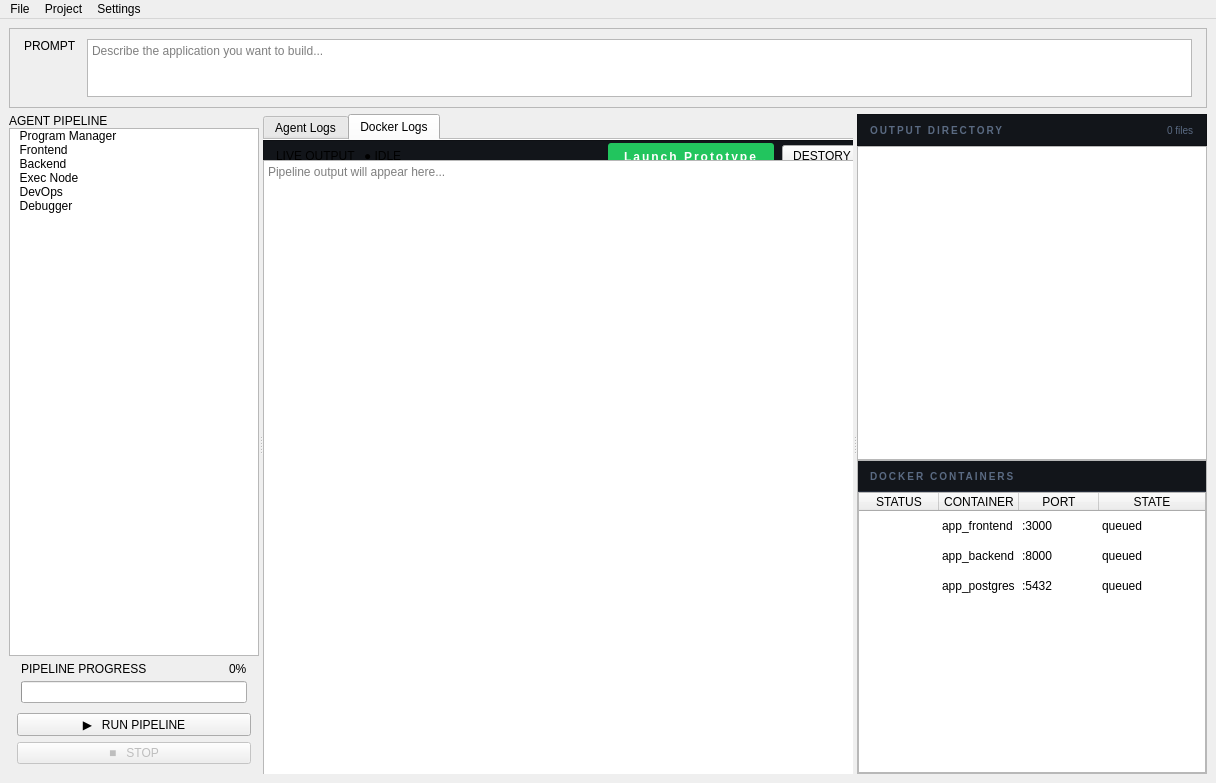
<?xml version="1.0" encoding="UTF-8"?>
<ui version="4.0">
 <class>MainWindow</class>
 <widget class="QMainWindow" name="MainWindow">
  <property name="geometry">
   <rect>
    <x>0</x>
    <y>0</y>
    <width>1216</width>
    <height>783</height>
   </rect>
  </property>
  <property name="windowTitle">
   <string>AutoPrototype</string>
  </property>
  <property name="styleSheet">
   <string notr="true">
/* ── Global ── */
QMainWindow, QWidget#centralWidget {
    background-color: #0d0f12;
    color: #c8d4e8;
    font-family: &quot;Courier New&quot;, monospace;
    font-size: 11px;
}

/* --- Tree Widget Arrows --- */
QTreeWidget#fileTree::branch:has-children:closed {
    border-image: url(:/assets/right_arrow.svg);
    image: none;
}

QTreeWidget#fileTree::branch:has-children:open {
    border-image: url(:/assets/down_arrow.svg);
    image: none;
}

QTreeWidget#fileTree::branch:!has-children {
    border-image: none;
    image: none;
}

/* ── Menu Bar ── */
QMenuBar {
    background-color: #12151a;
    color: #5a6a82;
    border-bottom: 1px solid #252c3a;
    font-size: 11px;
    padding: 2px 4px;
}
QMenuBar::item:selected {
    background-color: #1e2330;
    color: #c8d4e8;
    border-radius: 4px;
}
QMenu {
    background-color: #12151a;
    border: 1px solid #252c3a;
    color: #c8d4e8;
}
QMenu::item:selected {
    background-color: #1e2330;
}

/* ── Status Bar ── */
QStatusBar {
    background-color: #1d4ed8;
    color: rgba(255,255,255,0.8);
    font-size: 10px;
    min-height: 22px;
}
QStatusBar::item { border: none; }

/* ── Splitter ── */
QSplitter::handle {
    background-color: #252c3a;
    width: 1px;
    height: 1px;
}

/* ── Scroll Bars ── */
QScrollBar:vertical {
    background: transparent;
    width: 5px;
    margin: 0;
}
QScrollBar::handle:vertical {
    background: #2e3849;
    border-radius: 2px;
    min-height: 20px;
}
QScrollBar::add-line:vertical, QScrollBar::sub-line:vertical { height: 0; }
QScrollBar:horizontal {
    background: transparent;
    height: 5px;
}
QScrollBar::handle:horizontal {
    background: #2e3849;
    border-radius: 2px;
}
QScrollBar::add-line:horizontal, QScrollBar::sub-line:horizontal { width: 0; }

/* ── Generic Panels ── */
QFrame#sidebarFrame {
    background-color: #12151a;
    border-right: 1px solid #252c3a;
}
QFrame#promptFrame {
    background-color: #12151a;
    border-bottom: 1px solid #252c3a;
}
QFrame#rightPanelFrame {
    background-color: #0d0f12;
    border-left: 1px solid #252c3a;
}
QFrame#dockerFrame {
    background-color: #12151a;
    border-top: 1px solid #252c3a;
}

/* ── Section Labels ── */
QLabel#sectionLabel {
    background-color: #12151a;
    color: #5a6a82;
    font-size: 10px;
    font-weight: bold;
    letter-spacing: 2px;
    padding: 6px 14px;
    border-bottom: 1px solid #252c3a;
}
QLabel#panelLabel, QLabel#dockerpanelLabel {
    color: #5a6a82;
    font-size: 10px;
    font-weight: bold;
    letter-spacing: 2px;
}
QLabel#promptLabel {
    color: #3b82f6;
    font-size: 10px;
    font-weight: bold;
    letter-spacing: 2px;
}

/* ── Prompt TextEdit ── */
QTextEdit#promptEdit {
    background-color: #181c23;
    border: 1px solid #2e3849;
    border-radius: 6px;
    color: #e8f0fc;
    font-family: &quot;Courier New&quot;, monospace;
    font-size: 12px;
    padding: 6px 10px;
    selection-background-color: #1e3a5f;
}
QTextEdit#promptEdit:focus {
    border: 1px solid #3b82f6;
}

/* ── Log Output ── */
QPlainTextEdit#logOutput, QPlainTextEdit#dockerlogOutput {
    background-color: #0d0f12;
    border: none;
    color: #c8d4e8;
    font-family: &quot;Courier New&quot;, monospace;
    font-size: 11px;
    padding: 8px;
    selection-background-color: #1e3a5f;
}

/* ── Tab Widget ── */
QTabWidget#logTabs::pane {
    border: none;
    background-color: #0d0f12;
}
QTabWidget#logTabs &gt; QTabBar {
    background-color: #12151a;
    qproperty-drawBase: 0;
}
QTabBar::tab {
    background-color: transparent;
    color: #5a6a82;
    border: 1px solid transparent;
    border-bottom: none;
    border-radius: 5px 5px 0 0;
    padding: 5px 14px;
    margin-right: 2px;
    font-size: 11px;
}
QTabBar::tab:selected {
    background-color: #0d0f12;
    color: #e8f0fc;
    border-color: #252c3a;
}
QTabBar::tab:hover:!selected {
    background-color: #181c23;
    color: #c8d4e8;
}

/* ── Agent List ── */
QListWidget#agentList {
    background-color: transparent;
    border: none;
    outline: none;
    padding: 6px;
}
QListWidget#agentList::item {
    background-color: transparent;
    border: 1px solid transparent;
    border-radius: 6px;
    color: #c8d4e8;
    padding: 6px 8px;
    margin-bottom: 2px;
    min-height: 36px;
}
QListWidget#agentList::item:hover {
    background-color: #181c23;
}
QListWidget#agentList::item:selected {
    background-color: #1e2330;
    border-color: #2e3849;
    color: #e8f0fc;
}

/* ── File Tree ── */
QTreeWidget#fileTree {
    background-color: transparent;
    border: none;
    color: #c8d4e8;
    font-size: 11px;
    outline: none;
}
QTreeWidget#fileTree::item {
    padding: 2px 4px;
    border-radius: 4px;
}
QTreeWidget#fileTree::item:hover {
    background-color: #181c23;
}
QTreeWidget#fileTree::item:selected {
    background-color: #1e2330;
    color: #e8f0fc;
}
QTreeWidget#fileTree::branch {
    background-color: transparent;
}

/* ── Docker Table ── */
QTableWidget#dockerTable {
    background-color: transparent;
    border: none;
    color: #c8d4e8;
    font-size: 11px;
    gridline-color: transparent;
    outline: none;
}
QTableWidget#dockerTable::item {
    padding: 4px 8px;
    border-radius: 4px;
    border-bottom: 1px solid #1e2330;
}
QTableWidget#dockerTable::item:selected {
    background-color: #1e2330;
}
QHeaderView::section {
    background-color: #12151a;
    color: #5a6a82;
    border: none;
    border-bottom: 1px solid #252c3a;
    padding: 4px 8px;
    font-size: 10px;
    letter-spacing: 1px;
}

/* ── Progress Bar ── */
QProgressBar#pipelineProgress {
    background-color: #181c23;
    border: 1px solid #252c3a;
    border-radius: 3px;
    height: 5px;
    text-align: center;
    color: transparent;
}
QProgressBar#pipelineProgress::chunk {
    background: qlineargradient(x1:0, y1:0, x2:1, y2:0,
        stop:0 #3b82f6, stop:1 #06b6d4);
    border-radius: 3px;
}

/* ── Run Button ── */
QPushButton#runButton {
    background-color: #3b82f6;
    color: #ffffff;
    border: none;
    border-radius: 6px;
    font-family: &quot;Courier New&quot;, monospace;
    font-size: 12px;
    font-weight: bold;
    letter-spacing: 2px;
    padding: 9px 16px;
}
QPushButton#runButton:hover {
    background-color: #1d4ed8;
}
QPushButton#runButton:pressed {
    background-color: #1e40af;
}

/* ── Stop Button ── */
QPushButton#stopButton {
    background-color: transparent;
    color: #5a6a82;
    border: 1px solid #252c3a;
    border-radius: 6px;
    font-size: 11px;
    padding: 7px 14px;
}
QPushButton#stopButton:hover {
    background-color: #1e2330;
    color: #ef4444;
    border-color: #ef4444;
}

/* ── Live badge label ── */
QLabel#liveBadge, QLabel#dockerStatusBadge {
    background-color: #166534;
    color: #22c55e;
    border-radius: 3px;
    font-size: 9px;
    padding: 1px 6px;
    letter-spacing: 1px;
}
QLabel#autoscrollLabel {
    color: #5a6a82;
    font-size: 10px;
}

/* ── Progress label ── */
QLabel#progressLabel {
    color: #5a6a82;
    font-size: 10px;
    letter-spacing: 1px;
}
QLabel#progressPct {
    color: #3b82f6;
    font-size: 10px;
    font-weight: bold;
}

/* ── Table Corner Button Fix ── */
QTableCornerButton::section {
    background-color: #12151a;
    border: none;
}

QListWidget#agentList {
    background-color: transparent;
    border: none;
    outline: none;
    padding: 6px;
}

QListWidget#agentList::item {
    background-color: transparent;
    border: none;
    padding: 0px;
    margin-bottom: 2px;
    min-height: 36px;
}

QListWidget#agentList::item:hover, 
QListWidget#agentList::item:selected {
    background-color: transparent;
}
  
/* Add this to the MainWindow stylesheet in Qt Designer */

/* --- RUN BUTTON STATES --- */
QPushButton#runButton {
    background-color: #3b82f6; color: #ffffff; border: none; border-radius: 6px;
    font-family: &quot;Courier New&quot;, monospace; font-size: 12px; font-weight: bold; 
    letter-spacing: 2px; padding: 9px 16px;
}
QPushButton#runButton:hover { background-color: #1d4ed8; }
QPushButton#runButton:pressed { background-color: #1e40af; }
QPushButton#runButton:disabled {
    background-color: transparent; color: #5a6a82; border: 1px solid #252c3a;
}

/* --- STOP BUTTON STATES --- */
QPushButton#stopButton {
    background-color: #ef4444; color: #ffffff; border: none; border-radius: 6px;
    font-size: 11px; font-weight: bold; padding: 7px 14px; letter-spacing: 1px;
}
QPushButton#stopButton:hover { background-color: #dc2626; }
QPushButton#stopButton:pressed { background-color: #b91c1c; }
QPushButton#stopButton:disabled {
    background-color: transparent; color: #5a6a82; border: 1px solid #252c3a;
}</string>
  </property>
  <widget class="QWidget" name="centralWidget">
   <layout class="QVBoxLayout" name="verticalLayout">
    <item>
     <widget class="QFrame" name="promptFrame">
      <property name="maximumSize">
       <size>
        <width>16777215</width>
        <height>80</height>
       </size>
      </property>
      <property name="frameShape">
       <enum>QFrame::StyledPanel</enum>
      </property>
      <property name="fixedHeight" stdset="0">
       <number>76</number>
      </property>
      <layout class="QHBoxLayout" name="promptLayout">
       <property name="spacing">
        <number>10</number>
       </property>
       <property name="leftMargin">
        <number>14</number>
       </property>
       <property name="topMargin">
        <number>10</number>
       </property>
       <property name="rightMargin">
        <number>14</number>
       </property>
       <property name="bottomMargin">
        <number>10</number>
       </property>
       <item>
        <widget class="QLabel" name="promptLabel">
         <property name="text">
          <string>PROMPT</string>
         </property>
         <property name="alignment">
          <set>Qt::AlignTop</set>
         </property>
        </widget>
       </item>
       <item>
        <widget class="QTextEdit" name="promptEdit">
         <property name="verticalScrollBarPolicy">
          <enum>Qt::ScrollBarAlwaysOff</enum>
         </property>
         <property name="acceptRichText">
          <bool>false</bool>
         </property>
         <property name="placeholderText">
          <string>Describe the application you want to build...</string>
         </property>
        </widget>
       </item>
      </layout>
     </widget>
    </item>
    <item>
     <widget class="QSplitter" name="mainSplitter">
      <property name="orientation">
       <enum>Qt::Horizontal</enum>
      </property>
      <property name="childrenCollapsible">
       <bool>false</bool>
      </property>
      <widget class="QFrame" name="sidebarFrame">
       <property name="maximumSize">
        <size>
         <width>250</width>
         <height>16777215</height>
        </size>
       </property>
       <layout class="QVBoxLayout" name="sidebarLayout">
        <property name="spacing">
         <number>0</number>
        </property>
        <property name="leftMargin">
         <number>0</number>
        </property>
        <property name="topMargin">
         <number>0</number>
        </property>
        <property name="rightMargin">
         <number>0</number>
        </property>
        <property name="bottomMargin">
         <number>0</number>
        </property>
        <item>
         <widget class="QLabel" name="sectionLabel">
          <property name="text">
           <string>AGENT PIPELINE</string>
          </property>
         </widget>
        </item>
        <item>
         <widget class="QListWidget" name="agentList">
          <property name="verticalScrollBarPolicy">
           <enum>Qt::ScrollBarAlwaysOff</enum>
          </property>
          <property name="horizontalScrollBarPolicy">
           <enum>Qt::ScrollBarAlwaysOff</enum>
          </property>
          <property name="selectionMode">
           <enum>QAbstractItemView::NoSelection</enum>
          </property>
          <item>
           <property name="text">
            <string>  Program Manager</string>
           </property>
           <property name="toolTip">
            <string>Orchestrator — parses prompt and builds task graph</string>
           </property>
          </item>
          <item>
           <property name="text">
            <string>  Frontend</string>
           </property>
           <property name="toolTip">
            <string>UI / UX Agent — generates React/Vue/HTML components</string>
           </property>
          </item>
          <item>
           <property name="text">
            <string>  Backend</string>
           </property>
           <property name="toolTip">
            <string>API / Services Agent — generates server code and DB models</string>
           </property>
          </item>
          <item>
           <property name="text">
            <string>  Exec Node</string>
           </property>
           <property name="toolTip">
            <string>Execution Node — coordinates file writes and pipeline state</string>
           </property>
          </item>
          <item>
           <property name="text">
            <string>  DevOps</string>
           </property>
           <property name="toolTip">
            <string>Infra / Docker Agent — writes Dockerfiles and compose files</string>
           </property>
          </item>
          <item>
           <property name="text">
            <string>  Debugger</string>
           </property>
           <property name="toolTip">
            <string>Review / Fix Agent — validates output and corrects errors</string>
           </property>
          </item>
         </widget>
        </item>
        <item>
         <layout class="QVBoxLayout" name="progressLayout">
          <property name="spacing">
           <number>5</number>
          </property>
          <property name="leftMargin">
           <number>12</number>
          </property>
          <property name="topMargin">
           <number>6</number>
          </property>
          <property name="rightMargin">
           <number>12</number>
          </property>
          <property name="bottomMargin">
           <number>4</number>
          </property>
          <item>
           <layout class="QHBoxLayout" name="progressLabelRow">
            <item>
             <widget class="QLabel" name="progressLabel">
              <property name="text">
               <string>PIPELINE PROGRESS</string>
              </property>
             </widget>
            </item>
            <item>
             <spacer>
              <property name="orientation">
               <enum>Qt::Horizontal</enum>
              </property>
              <property name="sizeHint" stdset="0">
               <size>
                <width>5</width>
                <height>0</height>
               </size>
              </property>
             </spacer>
            </item>
            <item>
             <widget class="QLabel" name="progressPct">
              <property name="text">
               <string>0%</string>
              </property>
             </widget>
            </item>
           </layout>
          </item>
          <item>
           <widget class="QProgressBar" name="pipelineProgress">
            <property name="maximum">
             <number>100</number>
            </property>
            <property name="value">
             <number>0</number>
            </property>
            <property name="textVisible">
             <bool>false</bool>
            </property>
            <property name="fixedHeight" stdset="0">
             <number>5</number>
            </property>
           </widget>
          </item>
         </layout>
        </item>
        <item>
         <layout class="QVBoxLayout" name="btnLayout">
          <property name="spacing">
           <number>6</number>
          </property>
          <property name="leftMargin">
           <number>8</number>
          </property>
          <property name="topMargin">
           <number>6</number>
          </property>
          <property name="rightMargin">
           <number>8</number>
          </property>
          <property name="bottomMargin">
           <number>10</number>
          </property>
          <item>
           <widget class="QPushButton" name="runButton">
            <property name="cursor">
             <cursorShape>PointingHandCursor</cursorShape>
            </property>
            <property name="text">
             <string>▶   RUN PIPELINE</string>
            </property>
           </widget>
          </item>
          <item>
           <widget class="QPushButton" name="stopButton">
            <property name="enabled">
             <bool>false</bool>
            </property>
            <property name="cursor">
             <cursorShape>PointingHandCursor</cursorShape>
            </property>
            <property name="text">
             <string>■   STOP</string>
            </property>
           </widget>
          </item>
         </layout>
        </item>
       </layout>
      </widget>
      <widget class="QWidget" name="centerPanel">
       <layout class="QVBoxLayout" name="centerLayout">
        <property name="spacing">
         <number>0</number>
        </property>
        <property name="leftMargin">
         <number>0</number>
        </property>
        <property name="topMargin">
         <number>0</number>
        </property>
        <property name="rightMargin">
         <number>0</number>
        </property>
        <property name="bottomMargin">
         <number>0</number>
        </property>
        <item>
         <widget class="QTabWidget" name="logTabs">
          <property name="currentIndex">
           <number>1</number>
          </property>
          <property name="documentMode">
           <bool>true</bool>
          </property>
          <widget class="QWidget" name="tabAllLogs">
           <attribute name="title">
            <string>Agent Logs</string>
           </attribute>
           <layout class="QVBoxLayout" name="allLogsLayout">
            <property name="spacing">
             <number>0</number>
            </property>
            <property name="leftMargin">
             <number>0</number>
            </property>
            <property name="topMargin">
             <number>0</number>
            </property>
            <property name="rightMargin">
             <number>0</number>
            </property>
            <property name="bottomMargin">
             <number>0</number>
            </property>
            <item>
             <widget class="QFrame" name="logHeaderFrame">
              <property name="styleSheet">
               <string notr="true">
QFrame#logHeaderFrame {
    background-color: #12151a;
    border-bottom: 1px solid #252c3a;
    min-height: 30px;
    max-height: 30px;
}
               </string>
              </property>
              <property name="frameShape">
               <enum>QFrame::StyledPanel</enum>
              </property>
              <layout class="QHBoxLayout" name="logHeaderLayout">
               <property name="spacing">
                <number>8</number>
               </property>
               <property name="leftMargin">
                <number>12</number>
               </property>
               <property name="topMargin">
                <number>0</number>
               </property>
               <property name="rightMargin">
                <number>12</number>
               </property>
               <property name="bottomMargin">
                <number>0</number>
               </property>
               <item>
                <widget class="QLabel" name="panelLabel">
                 <property name="text">
                  <string>LIVE OUTPUT</string>
                 </property>
                </widget>
               </item>
               <item>
                <widget class="QLabel" name="liveBadge">
                 <property name="text">
                  <string>● IDLE</string>
                 </property>
                </widget>
               </item>
               <item>
                <spacer>
                 <property name="orientation">
                  <enum>Qt::Horizontal</enum>
                 </property>
                 <property name="sizeHint" stdset="0">
                  <size>
                   <width>40</width>
                   <height>0</height>
                  </size>
                 </property>
                </spacer>
               </item>
              </layout>
             </widget>
            </item>
            <item>
             <widget class="QPlainTextEdit" name="logOutput">
              <property name="lineWrapMode">
               <enum>QPlainTextEdit::WidgetWidth</enum>
              </property>
              <property name="readOnly">
               <bool>true</bool>
              </property>
              <property name="placeholderText">
               <string>Pipeline output will appear here...</string>
              </property>
             </widget>
            </item>
           </layout>
          </widget>
          <widget class="QWidget" name="tabDockerLogs">
           <attribute name="title">
            <string>Docker Logs</string>
           </attribute>
           <widget class="QFrame" name="dockerHeaderFrame_2">
            <property name="geometry">
             <rect>
              <x>0</x>
              <y>0</y>
              <width>612</width>
              <height>32</height>
             </rect>
            </property>
            <property name="styleSheet">
             <string notr="true">
QFrame#dockerHeaderFrame_2 {
    background-color: #12151a;
    border-bottom: 1px solid #252c3a;
    min-height: 30px;
    max-height: 30px;
}
               </string>
            </property>
            <property name="frameShape">
             <enum>QFrame::StyledPanel</enum>
            </property>
            <layout class="QHBoxLayout" name="logHeaderLayout_3">
             <property name="spacing">
              <number>8</number>
             </property>
             <property name="leftMargin">
              <number>12</number>
             </property>
             <property name="topMargin">
              <number>0</number>
             </property>
             <property name="rightMargin">
              <number>12</number>
             </property>
             <property name="bottomMargin">
              <number>0</number>
             </property>
             <item>
              <widget class="QLabel" name="dockerpanelLabel">
               <property name="text">
                <string>LIVE OUTPUT</string>
               </property>
              </widget>
             </item>
             <item>
              <widget class="QLabel" name="dockerStatusBadge">
               <property name="text">
                <string>● IDLE</string>
               </property>
              </widget>
             </item>
             <item>
              <spacer>
               <property name="orientation">
                <enum>Qt::Horizontal</enum>
               </property>
               <property name="sizeHint" stdset="0">
                <size>
                 <width>40</width>
                 <height>0</height>
                </size>
               </property>
              </spacer>
             </item>
             <item>
              <widget class="QPushButton" name="launchButton">
               <property name="enabled">
                <bool>true</bool>
               </property>
               <property name="cursor">
                <cursorShape>PointingHandCursor</cursorShape>
               </property>
               <property name="styleSheet">
                <string notr="true">QPushButton#launchButton {
    background-color: #22c55e;
    color: #ffffff;
    border: none;
    border-radius: 3px;
    font-family: &quot;Courier New&quot;, monospace;
    font-size: 12px;
    font-weight: bold;
    letter-spacing: 2px;
    padding: 9px 16px;
    margin-top: 2px;
}
QPushButton#launchButton:hover { 
    background-color: #16a34a; 
}
QPushButton#launchButton:disabled { 
    background-color: #1e2330; 
    color: #5a6a82; 
}</string>
               </property>
               <property name="text">
                <string>Launch Prototype</string>
               </property>
              </widget>
             </item>
             <item>
              <widget class="QPushButton" name="stopPrototypeButton">
               <property name="text">
                <string>DESTORY</string>
               </property>
              </widget>
             </item>
            </layout>
           </widget>
           <widget class="QPlainTextEdit" name="dockerlogOutput">
            <property name="geometry">
             <rect>
              <x>0</x>
              <y>20</y>
              <width>612</width>
              <height>670</height>
             </rect>
            </property>
            <property name="lineWrapMode">
             <enum>QPlainTextEdit::WidgetWidth</enum>
            </property>
            <property name="readOnly">
             <bool>true</bool>
            </property>
            <property name="placeholderText">
             <string>Pipeline output will appear here...</string>
            </property>
           </widget>
          </widget>
         </widget>
        </item>
       </layout>
      </widget>
      <widget class="QFrame" name="rightPanelFrame">
       <property name="maximumSize">
        <size>
         <width>350</width>
         <height>16777215</height>
        </size>
       </property>
       <layout class="QVBoxLayout" name="rightLayout">
        <property name="spacing">
         <number>0</number>
        </property>
        <property name="leftMargin">
         <number>0</number>
        </property>
        <property name="topMargin">
         <number>0</number>
        </property>
        <property name="rightMargin">
         <number>0</number>
        </property>
        <property name="bottomMargin">
         <number>0</number>
        </property>
        <item>
         <widget class="QFrame" name="fileTreeHeaderFrame">
          <property name="styleSheet">
           <string notr="true">
QFrame#fileTreeHeaderFrame {
    background-color: #12151a;
    border-bottom: 1px solid #252c3a;
    min-height: 30px;
    max-height: 30px;
}
           </string>
          </property>
          <property name="frameShape">
           <enum>QFrame::StyledPanel</enum>
          </property>
          <layout class="QHBoxLayout" name="fileTreeHeaderLayout">
           <property name="leftMargin">
            <number>12</number>
           </property>
           <property name="topMargin">
            <number>0</number>
           </property>
           <property name="rightMargin">
            <number>12</number>
           </property>
           <property name="bottomMargin">
            <number>0</number>
           </property>
           <item>
            <widget class="QLabel" name="fileTreeLabel">
             <property name="styleSheet">
              <string notr="true">color:#5a6a82; font-size:10px; font-weight:bold; letter-spacing:2px;</string>
             </property>
             <property name="text">
              <string>OUTPUT DIRECTORY</string>
             </property>
            </widget>
           </item>
           <item>
            <spacer>
             <property name="orientation">
              <enum>Qt::Horizontal</enum>
             </property>
             <property name="sizeHint" stdset="0">
              <size>
               <width>5</width>
               <height>0</height>
              </size>
             </property>
            </spacer>
           </item>
           <item>
            <widget class="QLabel" name="fileCountLabel">
             <property name="styleSheet">
              <string notr="true">color:#5a6a82; font-size:10px;</string>
             </property>
             <property name="text">
              <string>0 files</string>
             </property>
            </widget>
           </item>
          </layout>
         </widget>
        </item>
        <item>
         <widget class="QTreeWidget" name="fileTree">
          <property name="focusPolicy">
           <enum>Qt::NoFocus</enum>
          </property>
          <property name="selectionMode">
           <enum>QAbstractItemView::NoSelection</enum>
          </property>
          <property name="indentation">
           <number>16</number>
          </property>
          <property name="animated">
           <bool>true</bool>
          </property>
          <property name="headerHidden">
           <bool>true</bool>
          </property>
          <column>
           <property name="text">
            <string>File</string>
           </property>
          </column>
         </widget>
        </item>
        <item>
         <widget class="QFrame" name="dockerFrame">
          <property name="frameShape">
           <enum>QFrame::StyledPanel</enum>
          </property>
          <layout class="QVBoxLayout" name="dockerLayout">
           <property name="spacing">
            <number>0</number>
           </property>
           <property name="leftMargin">
            <number>0</number>
           </property>
           <property name="topMargin">
            <number>0</number>
           </property>
           <property name="rightMargin">
            <number>0</number>
           </property>
           <property name="bottomMargin">
            <number>0</number>
           </property>
           <item>
            <widget class="QFrame" name="dockerHeaderFrame">
             <property name="styleSheet">
              <string notr="true">
QFrame#dockerHeaderFrame {
    background-color: #12151a;
    border-bottom: 1px solid #252c3a;
    min-height: 30px;
    max-height: 30px;
}
              </string>
             </property>
             <layout class="QHBoxLayout" name="dockerHeaderLayout">
              <property name="leftMargin">
               <number>12</number>
              </property>
              <property name="topMargin">
               <number>0</number>
              </property>
              <property name="rightMargin">
               <number>12</number>
              </property>
              <property name="bottomMargin">
               <number>0</number>
              </property>
              <item>
               <widget class="QLabel" name="dockerTitleLabel">
                <property name="styleSheet">
                 <string notr="true">color:#5a6a82; font-size:10px; font-weight:bold; letter-spacing:2px;</string>
                </property>
                <property name="text">
                 <string>DOCKER CONTAINERS</string>
                </property>
               </widget>
              </item>
              <item>
               <spacer>
                <property name="orientation">
                 <enum>Qt::Horizontal</enum>
                </property>
                <property name="sizeHint" stdset="0">
                 <size>
                  <width>5</width>
                  <height>0</height>
                 </size>
                </property>
               </spacer>
              </item>
             </layout>
            </widget>
           </item>
           <item>
            <widget class="QTableWidget" name="dockerTable">
             <property name="verticalScrollBarPolicy">
              <enum>Qt::ScrollBarAlwaysOff</enum>
             </property>
             <property name="horizontalScrollBarPolicy">
              <enum>Qt::ScrollBarAlwaysOff</enum>
             </property>
             <property name="editTriggers">
              <set>QAbstractItemView::NoEditTriggers</set>
             </property>
             <property name="alternatingRowColors">
              <bool>false</bool>
             </property>
             <property name="selectionMode">
              <enum>QAbstractItemView::NoSelection</enum>
             </property>
             <property name="showGrid">
              <bool>false</bool>
             </property>
             <property name="rowCount">
              <number>3</number>
             </property>
             <property name="columnCount">
              <number>4</number>
             </property>
             <attribute name="horizontalHeaderVisible">
              <bool>true</bool>
             </attribute>
             <attribute name="horizontalHeaderDefaultSectionSize">
              <number>80</number>
             </attribute>
             <attribute name="horizontalHeaderStretchLastSection">
              <bool>true</bool>
             </attribute>
             <attribute name="verticalHeaderVisible">
              <bool>false</bool>
             </attribute>
             <row/>
             <row/>
             <row/>
             <column>
              <property name="text">
               <string>STATUS</string>
              </property>
             </column>
             <column>
              <property name="text">
               <string>CONTAINER</string>
              </property>
             </column>
             <column>
              <property name="text">
               <string>PORT</string>
              </property>
             </column>
             <column>
              <property name="text">
               <string>STATE</string>
              </property>
             </column>
             <item row="0" column="1">
              <property name="text">
               <string>app_frontend</string>
              </property>
             </item>
             <item row="0" column="2">
              <property name="text">
               <string>:3000</string>
              </property>
             </item>
             <item row="0" column="3">
              <property name="text">
               <string>queued</string>
              </property>
             </item>
             <item row="1" column="1">
              <property name="text">
               <string>app_backend</string>
              </property>
             </item>
             <item row="1" column="2">
              <property name="text">
               <string>:8000</string>
              </property>
             </item>
             <item row="1" column="3">
              <property name="text">
               <string>queued</string>
              </property>
             </item>
             <item row="2" column="1">
              <property name="text">
               <string>app_postgres</string>
              </property>
             </item>
             <item row="2" column="2">
              <property name="text">
               <string>:5432</string>
              </property>
             </item>
             <item row="2" column="3">
              <property name="text">
               <string>queued</string>
              </property>
             </item>
            </widget>
           </item>
          </layout>
         </widget>
        </item>
       </layout>
      </widget>
     </widget>
    </item>
   </layout>
  </widget>
  <widget class="QMenuBar" name="menuBar">
   <property name="geometry">
    <rect>
     <x>0</x>
     <y>0</y>
     <width>1216</width>
     <height>23</height>
    </rect>
   </property>
   <widget class="QMenu" name="menuFile">
    <property name="title">
     <string>File</string>
    </property>
    <addaction name="actionNewProject"/>
    <addaction name="actionOpenOutput"/>
    <addaction name="separator"/>
    <addaction name="actionQuit"/>
   </widget>
   <widget class="QMenu" name="menuProject">
    <property name="title">
     <string>Project</string>
    </property>
    <addaction name="actionClearOutput"/>
    <addaction name="actionSetOutputDir"/>
   </widget>
   <widget class="QMenu" name="menuSettings">
    <property name="title">
     <string>Settings</string>
    </property>
    <addaction name="actionPreferences"/>
   </widget>
   <addaction name="menuFile"/>
   <addaction name="menuProject"/>
   <addaction name="menuSettings"/>
  </widget>
  <action name="actionNewProject">
   <property name="text">
    <string>New Project</string>
   </property>
   <property name="shortcut">
    <string>Ctrl+N</string>
   </property>
  </action>
  <action name="actionOpenOutput">
   <property name="text">
    <string>Open Output Folder</string>
   </property>
  </action>
  <action name="actionQuit">
   <property name="text">
    <string>Quit</string>
   </property>
   <property name="shortcut">
    <string>Ctrl+Q</string>
   </property>
  </action>
  <action name="actionClearOutput">
   <property name="text">
    <string>Clear Output</string>
   </property>
  </action>
  <action name="actionSetOutputDir">
   <property name="text">
    <string>Set Output Directory...</string>
   </property>
  </action>
  <action name="actionConfigureAgents">
   <property name="text">
    <string>Configure Agents...</string>
   </property>
  </action>
  <action name="actionResetPipeline">
   <property name="text">
    <string>Reset Pipeline</string>
   </property>
  </action>
  <action name="actionStartContainers">
   <property name="text">
    <string>Start All Containers</string>
   </property>
  </action>
  <action name="actionStopContainers">
   <property name="text">
    <string>Stop All Containers</string>
   </property>
  </action>
  <action name="actionViewLogs">
   <property name="text">
    <string>View Docker Logs</string>
   </property>
  </action>
  <action name="actionPreferences">
   <property name="text">
    <string>Preferences...</string>
   </property>
   <property name="shortcut">
    <string>Ctrl+,</string>
   </property>
  </action>
  <action name="actionAbout">
   <property name="text">
    <string>About ArchitectAI</string>
   </property>
  </action>
 </widget>
 <resources/>
 <connections/>
</ui>
